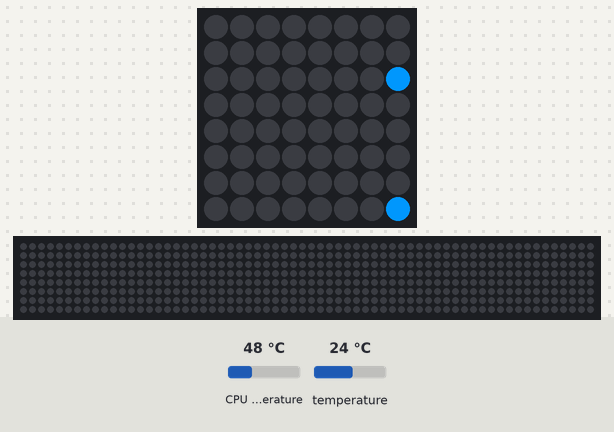
Simulated run of this program. Board: Raspberry Pi (BCM pin numbers) with a Sense HAT. On the bench: the Sense HAT's 8×8 RGB LED matrix, a strip that is not on the board, showing the scrolling text unrolled. The test bench sets the inputs (shaded band); at power-on: CPU temperature 48 °C, temperature 24 °C. The 64×8 strip is a reading aid, not a part: it shows the text the matrix is scrolling, unrolled, one strip-width of it at a time; what the program prints to the terminal is not drawn. At 4.0 s the program stops and its outputs stay as they are.

Above: at 0.2 s.
At 0.6 s:
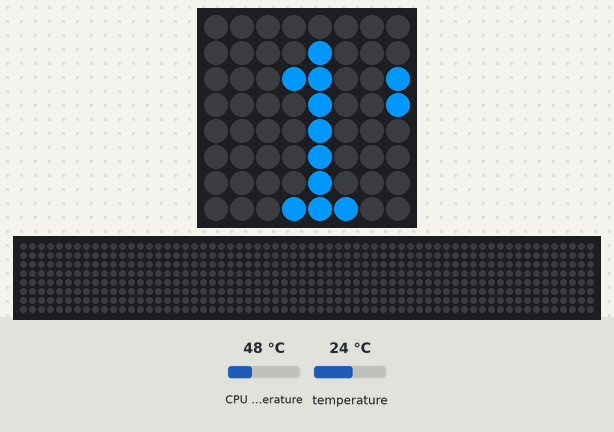
At 1.11 s:
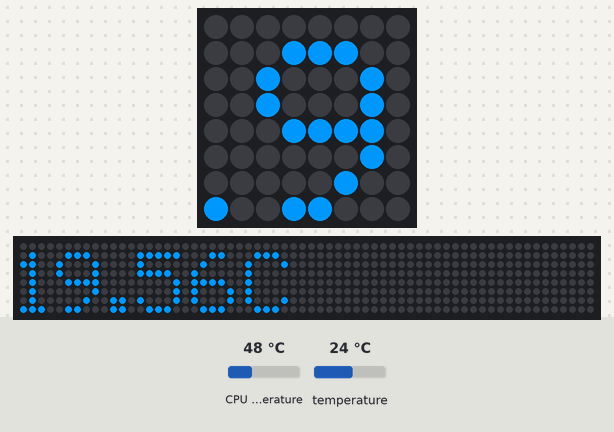
At 2.01 s:
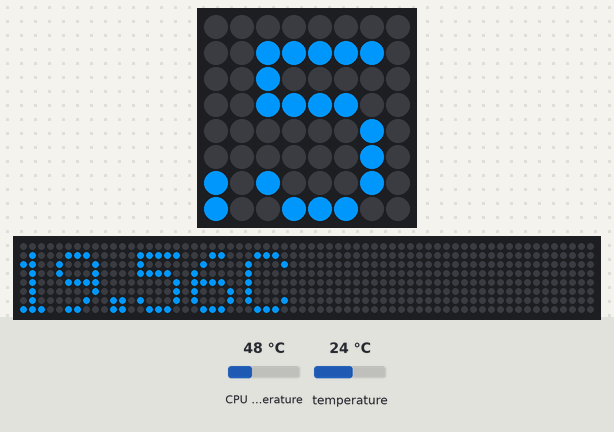
At 2.92 s:
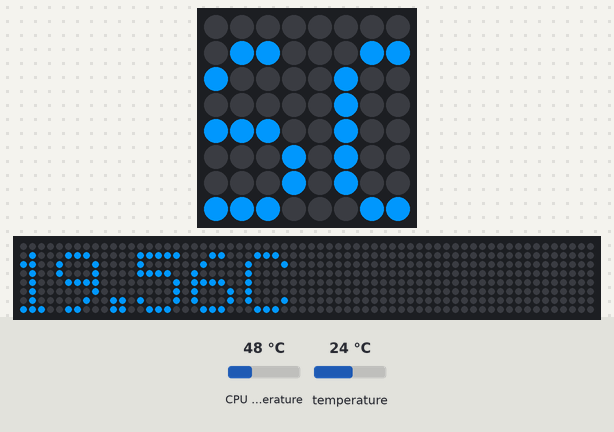
At 3.93 s:
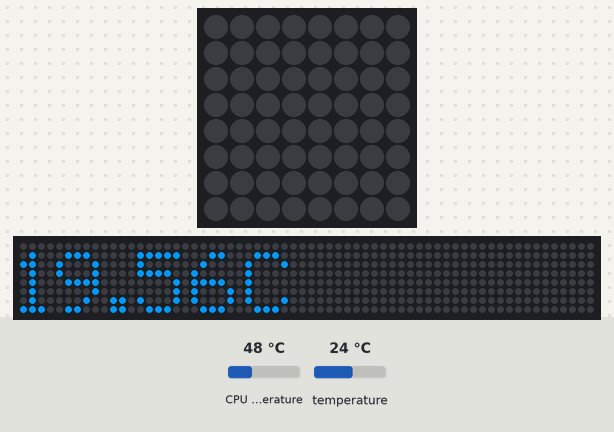

The program:

temp_calibration.py
```python
import os
import time
from sense_hat import SenseHat

sense = SenseHat()

ice_blue = (0,150,255)

def get_calibrated_temp():

        # Get raw temperature from the Sense HAT sensors
        t_num = sense.get_temperature_from_pressure()

        # Read the Raspberry Pi internal CPU temperatures
        res = os.popen('vcgencmd measure_temp').readline()
        t_cpu = float(res.replace("temp=", "").replace("'C\n",""))

#Calculate calibrated ambient temperature using an offset formula
#(Tyically, ambient is raw temp minus 1/5th of CPU temp)
        t_calibrated = t_num - ((t_cpu - t_num)/5.4)
        return t_calibrated

print(f"Calibrated Temp: {get_calibrated_temp():.2f}C")

sense.show_message(f"{get_calibrated_temp():.2f}C", text_colour = ice_blue)
```
